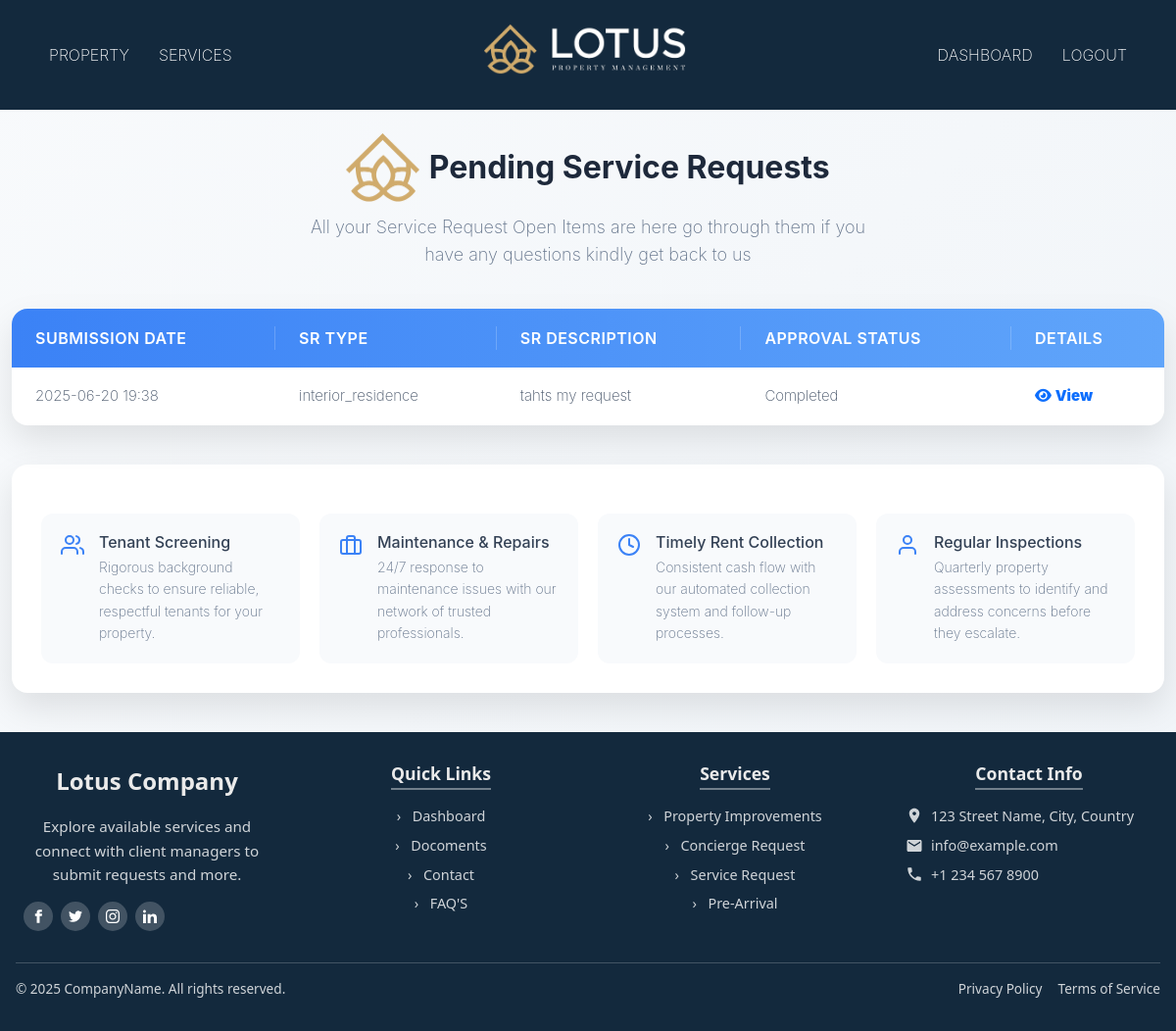
Page /completed_services (signed in) on the committed database.
### servicedetails/models.py (models this page shows, shortened)
class ServiceRequest(models.Model):
    STATUS_CHOICES = [
        ('pending', 'Pending'),
        ('open', 'Open'),
        ('completed', 'Completed'),
        ('denied', 'Denied'),
    ]
    REQUEST_TYPE_CHOICES = [
        ('interior_residence', 'INTERIOR RESIDENCE'),
        ('exterior_structure', 'EXTERIOR STRUCTURE'),
        ('exterior_grounds', 'EXTERIOR GROUNDS'),
        ('housekeeping', 'HOUSEKEEPING'),
        ('water_features', 'WATER FEATURES'),
        ('storm_preparedness', 'STORM PREPAREDNESS'),
        ('other', 'OTHER'),
    ]
    user = models.ForeignKey(Client, on_delete=models.CASCADE)  # Use Client from mainapp
    request_type = models.CharField(max_length=50, choices=REQUEST_TYPE_CHOICES)  # Updated field
    description = models.TextField()
    status = models.CharField(max_length=10, choices=STATUS_CHOICES, default='open')
    vendor = models.ForeignKey(Vendor, on_delete=models.SET_NULL, null=True, blank=True)  # Use Vendor from mainapp
    created_at = models.DateTimeField(auto_now_add=True)
    floor_plan_name = models.CharField(max_length=100, blank=True, null=True)
    completation_denied_date = models.DateField(blank=True, null=True)
    cost = models.IntegerField(default=0)

### mainapp/views.py (the view)
# urls.py: path('completed_services', completed_services, name='completed_services'),  # ✅ Added service request URL
def completed_services(request):
    client_id = request.session.get("client_id")
    if not client_id:
        return redirect("mainapp:client_login")  # Redirect if not logged in
    try:
        client = Client.objects.get(id=client_id)  # Fetch the client instance
    except Client.DoesNotExist:
        return redirect("mainapp:client_login")
    service_requests = ServiceRequest.objects.filter(user=client, status='completed').order_by('-created_at')
    return render(request, 'services/allservices/completed_services.html', {'service_requests': service_requests})

### template/services/allservices/completed_services.html (shortened to what this page needs)
{% extends "outbase.html" %}
{% load static %}
{% block content %}
<link rel="stylesheet" href="https://cdnjs.cloudflare.com/ajax/libs/font-awesome/6.5.0/css/all.min.css">
    <div class="container">
        <header>
            <div class="logo">
               <img src="{% static 'img/smalllogo.png' %}" alt="">
               Pending Service Requests
            </div>
            <p class="tagline">All your Service Request Open Items are here go through them if you have any questions kindly get back to us</p>
        </header>
        <div class="table-container">
            <table class="services-table">
                <thead>
                    <tr>
                        <th>Submission Date</th>
                        <th>SR Type</th>
                        <th>SR Description</th>
                        <th>Approval Status</th>
                        <th>Details</th>
                    </tr>
                </thead>
                <tbody>
                    {% for request in service_requests %}
                    <tr class="{% if request.status == 'open' %}active{% endif %}">
                        <td class="submission-date">{{ request.created_at|date:"Y-m-d H:i" }}</td>
                        <td class="sr-type">{{ request.request_type }}</td>
                        <td class="sr-description">{{ request.description }}</td>
                        <td class="sr-status">
                            {% if request.status == 'completed' %}
                                Completed
                            {% elif request.status == 'pending' %}
                                Pending
                            {% elif request.status == 'denied' %}
                                Denied
                            {% else %}
                                Open
                            {% endif %}
                        </td>
                        <td>
                            <a href="#" class="btn-outline-primary" title="View" onclick="openModal(this)">
                                <i class="fa-solid fa-eye"> <b> View </b></i>
                            </a>
                        </td>
                    </tr>
                    {% empty %}
                    <tr>
                        <td colspan="5">No service requests found.</td>
                    </tr>
                    {% endfor %}
                </tbody>
            </table>
        </div>
        <div class="service-details">
            <div class="features-grid">
                <div class="feature-card">
                    <div>
                        <h3>Tenant Screening</h3>
                        <p>Rigorous background checks to ensure reliable, respectful tenants for your property.</p>
                    </div>
                </div>
                <div class="feature-card">
                    <svg xmlns="http://www.w3.org/2000/svg" width="24" height="24" viewBox="0 0 24 24" fill="none" stroke="currentColor" stroke-width="2" stroke-linecap="round" stroke-linejoin="round">
                        <rect x="2" y="7" width="20" height="14" rx="2" ry="2"></rect>
                        <path d="M16 21V5a2 2 0 0 0-2-2h-4a2 2 0 0 0-2 2v16"></path>
                    </svg>
                    <div>
                        <h3>Maintenance & Repairs</h3>
                        <p>24/7 response to maintenance issues with our network of trusted professionals.</p>
                    </div>
                </div>
                <div class="feature-card">
                    <svg xmlns="http://www.w3.org/2000/svg" width="24" height="24" viewBox="0 0 24 24" fill="none" stroke="currentColor" stroke-width="2" stroke-linecap="round" stroke-linejoin="round">
                        <circle cx="12" cy="12" r="10"></circle>
                        <polyline points="12 6 12 12 16 14"></polyline>
                    </svg>
                    <div>
                        <h3>Timely Rent Collection</h3>
                        <p>Consistent cash flow with our automated collection system and follow-up processes.</p>
                    </div>
                </div>
                <div class="feature-card">
                    <svg xmlns="http://www.w3.org/2000/svg" width="24" height="24" viewBox="0 0 24 24" fill="none" stroke="currentColor" stroke-width="2" stroke-linecap="round" stroke-linejoin="round">
                        <path d="M20 21v-2a4 4 0 0 0-4-4H8a4 4 0 0 0-4 4v2"></path>
                        <circle cx="12" cy="7" r="4"></circle>
                    </svg>
                    <div>
                        <h3>Regular Inspections</h3>
                        <p>Quarterly property assessments to identify and address concerns before they escalate.</p>
                    </div>
                </div>
            </div>
        </div>
    </div>
{% endblock content %}

### template/services/allservices/completed_services.html (style rules this page uses)
* { box-sizing: border-box; font-family: 'Inter', 'Segoe UI', Tahoma, Geneva, Verdana, sans-serif; }
body { background: linear-gradient(135deg, #f8fafc 0%, #f0f4f8 100%); color: #334155; min-height: 100vh; }
.container { max-width: 1200px; margin: 0 auto; }
header { margin-top: 2%; text-align: center; margin-bottom: 40px; padding: 0 20px; }
.logo { font-size: 32px; font-weight: 700; color: #1e293b; margin-bottom: 12px; display: flex; align-items: center; justify-content: center; transition: all 0.3s ease; }
.tagline { font-size: 18px; color: #64748b; max-width: 600px; margin: 0 auto; line-height: 1.6; }
.table-container { background: white; border-radius: 16px; box-shadow: 0 15px 35px rgba(0, 0, 0, 0.1); overflow: hidden; margin-bottom: 40px; position: relative; transition: all 0.3s ease; overflow-x: auto; }
.services-table { width: 100%; border-collapse: collapse; text-align: left; min-width: 650px; }
.services-table thead { background: linear-gradient(90deg, #3b82f6, #60a5fa); color: white; }
.services-table th { padding: 18px 24px; font-weight: 600; font-size: 16px; position: relative; text-transform: uppercase; letter-spacing: 0.5px; }
.services-table th:not(:last-child)::after { content: ''; position: absolute; right: 0; top: 18px; bottom: 18px; width: 1px; background: rgba(255, 255, 255, 0.2); }
.services-table tbody tr { border-bottom: 1px solid #e2e8f0; cursor: pointer; transition: all 0.2s ease; }
.services-table tbody tr:last-child { border-bottom: none; }
.services-table td { padding: 18px 24px; font-size: 15px; color: #475569; }
.service-details { background: white; border-radius: 16px; box-shadow: 0 15px 35px rgba(0, 0, 0, 0.1); padding: 30px; margin-bottom: 40px; transition: all 0.3s ease; display: flex; flex-direction: column; gap: 20px; }
.service-details p { color: #64748b; line-height: 1.6; margin-bottom: 20px; }
.features-grid { display: grid; grid-template-columns: repeat(auto-fill, minmax(250px, 1fr)); gap: 20px; margin-top: 20px; }
.feature-card { background: #f8fafc; border-radius: 12px; padding: 20px; display: flex; align-items: flex-start; gap: 15px; transition: all 0.2s ease; }
.feature-card svg { color: #3b82f6; flex-shrink: 0; }
.feature-card h3 { font-size: 16px; color: #334155; margin-bottom: 5px; }
.feature-card p { font-size: 14px; color: #64748b; margin: 0; }

### rows in the picture
ServiceRequest: created_at "2025-06-20 19:38", request_type "interior_residence", description "tahts my request", status "Completed"
